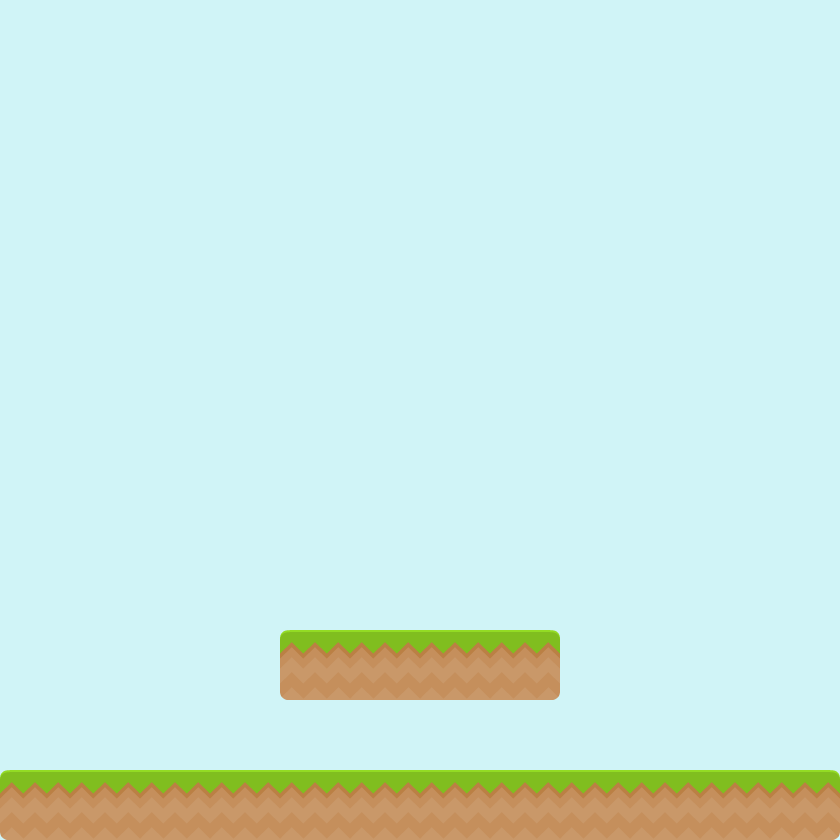

This is a level from a 2D game, rendered from its Tiled map with the project's own tilesets. A one-line summary and the map file follow, with tile-layer data summarised:
An orthogonal 12x12 tile map with 70x70 px tiles, 2 tile layers (Capa de patrones 2, Capa de Patrones 1), 2 tilesets.

<map version="1.0" orientation="orthogonal" renderorder="left-up" width="12" height="12" tilewidth="70" tileheight="70" nextobjectid="6">
 <tileset firstgid="1" name="tiles_spritesheet" tilewidth="70" tileheight="70" spacing="2">
  <image source="CutePack/Base pack/Tiles/tiles_spritesheet.png" trans="ff00ff" width="914" height="936" />
  <tile id="44">
   <properties>
    <property name="suelo" value="true" />
   </properties>
  </tile>
  <tile id="56">
   <properties>
    <property name="suelo" value="true" />
   </properties>
  </tile>
  <tile id="68">
   <properties>
    <property name="suelo" value="true" />
   </properties>
  </tile>
  <tile id="80">
   <properties>
    <property name="suelo" value="true" />
   </properties>
  </tile>
  <tile id="91">
   <properties>
    <property name="suelo" value="true" />
   </properties>
  </tile>
  <tile id="103">
   <properties>
    <property name="suelo" value="true" />
   </properties>
  </tile>
  <tile id="115">
   <properties>
    <property name="suelo" value="true" />
   </properties>
  </tile>
  <tile id="132">
   <properties>
    <property name="desplazable" value="true" />
    <property name="suelo" value="true" />
   </properties>
  </tile>
 </tileset>
 <tileset firstgid="157" name="fondo" tilewidth="70" tileheight="70" spacing="2">
  <image source="CutePack/Base pack/bg.png" trans="ff00ff" width="256" height="256" />
 </tileset>
 <layer name="Capa de patrones 2" width="12" height="12">
  <data>[144 cells, 144 non-empty, 1 distinct tile ids]</data>
 </layer>
 <layer name="Capa de Patrones 1" width="12" height="12">
  <data>[144 cells, 17 non-empty, 4 distinct tile ids]</data>
 </layer>
</map>
